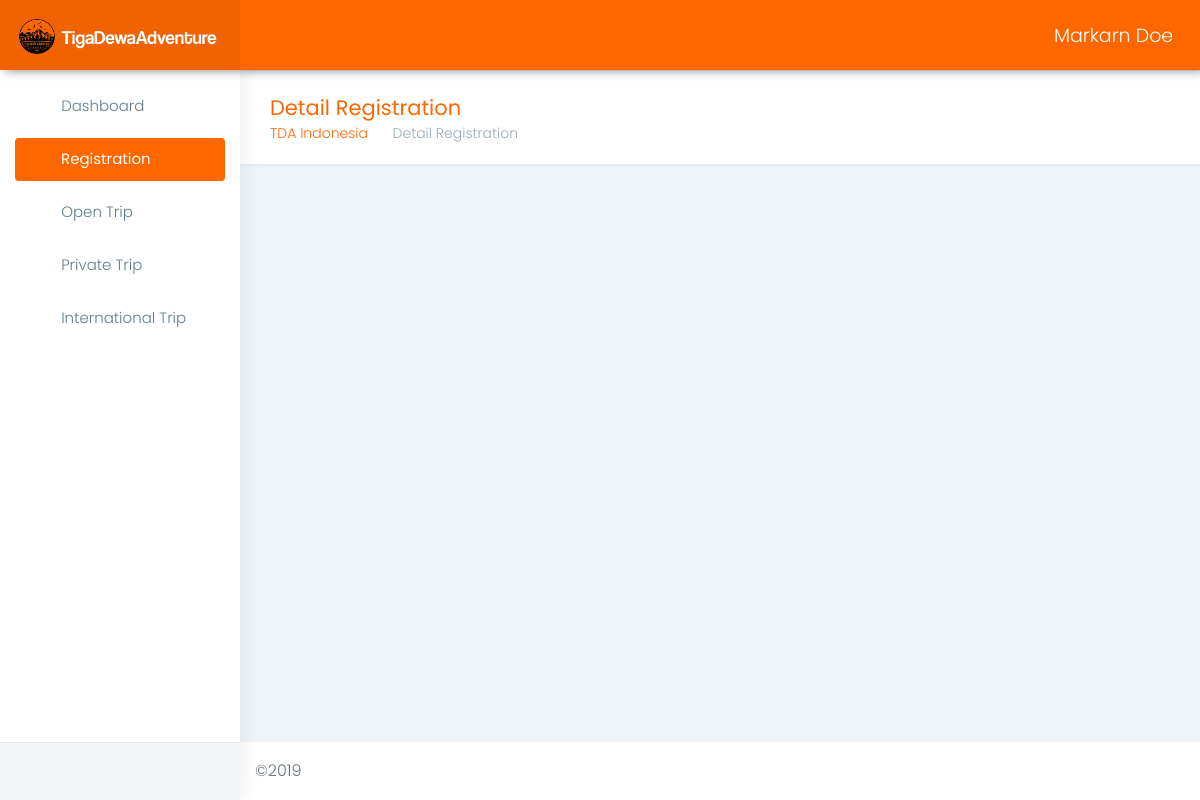
/index.php/_registration/detail/41, run on an earlier commit of the app's database.
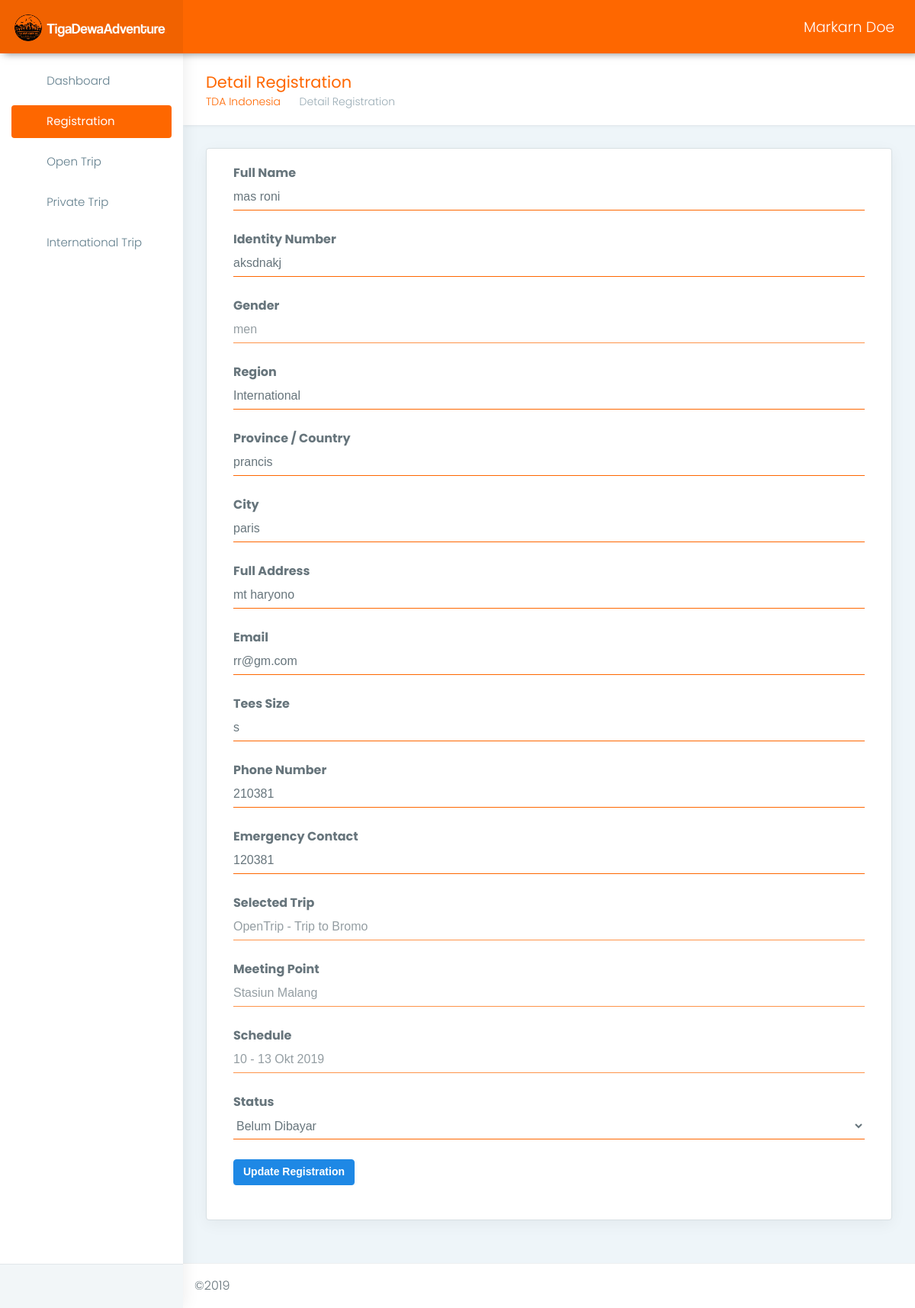
And on a later commit of the database.
### tables this page shows
CREATE TABLE `register` (
  `id_register` int(11) NOT NULL,
  `name` varchar(150) NOT NULL,
  `identityNumber` varchar(100) NOT NULL,
  `gender` enum('men','women') NOT NULL,
  `region` varchar(50) NOT NULL,
  `province` varchar(50) NOT NULL,
  `city` varchar(50) NOT NULL,
  `fullAddress` varchar(150) NOT NULL,
  `email` varchar(100) NOT NULL,
  `teesSize` enum('s','m','l','xl','xxl') NOT NULL,
  `phoneNumber` varchar(20) NOT NULL,
  `emergencyContact` varchar(50) NOT NULL,
  `id_schedule` int(11) NOT NULL,
  `id_pricing` int(11) NOT NULL,
  `bookingCode` varchar(20) NOT NULL,
  `status` enum('Belum Dibayar','Sudah Dibayar') NOT NULL,
  `id_opentrip` int(11) NOT NULL,
  `id_privatetrip` int(11) NOT NULL,
  `id_internationaltrip` int(11) NOT NULL
);

CREATE TABLE `opentrip` (
  `id_opentrip` int(11) NOT NULL,
  `OtripName` varchar(150) NOT NULL,
  `overview` text NOT NULL,
  `preparation` text NOT NULL,
  `tripImages` varchar(200) NOT NULL
);

CREATE TABLE `pricing` (
  `id_pricing` int(11) NOT NULL,
  `id_ot` int(11) DEFAULT NULL,
  `id_it` int(11) DEFAULT NULL,
  `id_pt` int(11) DEFAULT NULL,
  `meetingPoint` varchar(100) NOT NULL,
  `price` varchar(50) NOT NULL
);

CREATE TABLE `schedule` (
  `id_schedule` int(11) NOT NULL,
  `scheduleDate` varchar(50) NOT NULL,
  `ot_id` int(11) DEFAULT NULL,
  `pt_id` int(11) DEFAULT NULL,
  `it_id` int(11) DEFAULT NULL,
  `slot` int(11) NOT NULL
);

### application/controllers/_registration.php (called while the page is built, shortened)
<?php
class _registration extends CI_Controller {
	public function __construct()
	{
		$this->load->model('_registrationmodel');
	}
	public function detail($id_register)
	{
		$data['reg'] = $this->_registrationmodel->get_register_by_id($id_register);
		$this->load->view('admin/detail', $data);
	}
}

### index.php (called while the page is built, shortened)
<?php
require_once BASEPATH.'core/CodeIgniter.php';

### application/models/_registrationmodel.php (called while the page is built, shortened)
<?php
class _registrationmodel extends CI_Model {
	public function get_register_by_id($id_register)
	{
		return $this->db->join('pricing', 'pricing.id_pricing = register.id_pricing')
						->join('schedule', 'schedule.id_schedule = register.id_schedule' )
						->join('opentrip', 'opentrip.id_opentrip = register.id_opentrip')
						->join('privatetrip', 'privatetrip.id_privatetrip = register.id_privatetrip')
						->join('internationaltrip', 'internationaltrip.id_internationaltrip = register.id_internationaltrip')
						->where('id_register', $id_register)
						->get('register')->result();
	}
}

### application/views/admin/detail.php (the view, shortened to what the rows shown need)
<!DOCTYPE html>
<html lang="en">
<head>
    <link href="<?=base_url()?>assets_admin/plugins/bootstrap/css/bootstrap.min.css" rel="stylesheet">
    <link href="<?=base_url()?>assets_admin/plugins/chartist-js/dist/chartist.min.css" rel="stylesheet">
    <link href="<?=base_url()?>assets_admin/plugins/chartist-js/dist/chartist-init.css" rel="stylesheet">
    <link href="<?=base_url()?>assets_admin/plugins/chartist-plugin-tooltip-master/dist/chartist-plugin-tooltip.css" rel="stylesheet">
    <link href="<?=base_url()?>assets_admin/plugins/c3-master/c3.min.css" rel="stylesheet">
    <link href="<?=base_url()?>assets_admin/css/style.css" rel="stylesheet">
    <link href="<?=base_url()?>assets_admin/css/colors/blue.css" id="theme" rel="stylesheet">
    <link rel="stylesheet" type="text/css" href="https://cdn.datatables.net/1.10.20/css/jquery.dataTables.css">
</head>
<body class="fix-header fix-sidebar card-no-border">
    <div id="main-wrapper">
        <div class="page-wrapper">
            <div class="container-fluid">
                <?php foreach ( $reg as $r ) { ?>
                    <div class="row">
                        <div class="col-lg-12">
                            <div class="card">
                                <div class="card-block">
                                    <form method="post" action="<?=base_url()?>index.php/_registration/updatePembayaran" class="form-horizontal form-material">
                                        <div class="form-group">
                                            <label class="col-md-12 font-weight-bold">Full Name</label>
                                            <div class="col-md-12">
                                                <input value="<?php echo $r->name; ?>" type="text" name="fullname" id="fullname" class="form-control form-control-line">
                                            </div>
                                        </div>
                                        <div class="form-group">
                                            <label for="example-email" class="col-md-12 font-weight-bold">Identity Number</label>
                                            <div class="col-md-12">
                                                <input value="<?php echo $r->identityNumber; ?>" type="text" name="idno" id="idno" class="form-control form-control-line">
                                            </div>
                                        </div>
                                        <div class="form-group">
                                            <label class="col-md-12 font-weight-bold">Gender</label>
                                            <div class="col-md-12">
                                                <input readonly value="<?php echo $r->gender; ?>" type="text" name="gender" id="gender" class="form-control form-control-line">
                                            </div>
                                        </div>
                                        <div class="form-group">
                                            <label class="col-md-12 font-weight-bold">Region</label>
                                            <div class="col-md-12">
                                                <input value="<?php echo $r->region; ?>" type="text" name="region" id="region" class="form-control form-control-line">
                                            </div>
                                        </div>
                                        <div class="form-group">
                                            <label class="col-md-12 font-weight-bold">Province / Country</label>
                                            <div class="col-md-12">
                                                <input value="<?php echo $r->province; ?>" type="text" name="province" id="province" class="form-control form-control-line">
                                            </div>
                                        </div>
                                        <div class="form-group">
                                            <label class="col-sm-12 font-weight-bold">City</label>
                                            <div class="col-sm-12">
                                                <input value="<?php echo $r->city; ?>" type="text" name="city" id="city" class="form-control form-control-line">
                                            </div>
                                        </div>
                                        <div class="form-group">
                                            <label class="col-md-12 font-weight-bold">Full Address</label>
                                            <div class="col-md-12">
                                                <input value="<?php echo $r->fullAddress; ?>" type="text" name="address" id="address" class="form-control form-control-line">
                                            </div>
                                        </div>
                                        <div class="form-group">
                                            <label class="col-md-12 font-weight-bold">Email</label>
                                            <div class="col-md-12">
                                                <input value="<?php echo $r->email; ?>" type="text" name="email" id="email" class="form-control form-control-line">
                                            </div>
                                        </div>
                                        <div class="form-group">
                                            <label class="col-md-12 font-weight-bold">Tees Size</label>
                                            <div class="col-md-12">
                                                <input value="<?php echo $r->teesSize; ?>" type="text" name="email" id="email" class="form-control form-control-line">
                                            </div>
                                        </div>
                                        <div class="form-group">
                                            <label class="col-md-12 font-weight-bold">Phone Number</label>
                                            <div class="col-md-12">
                                                <input value="<?php echo $r->phoneNumber; ?>" type="number" name="phoneNumber" id="phoneNumber" class="form-control form-control-line">
                                            </div>
                                        </div>
                                        <div class="form-group">
                                            <label class="col-md-12 font-weight-bold">Emergency Contact</label>
                                            <div class="col-md-12">
                                                <input value="<?php echo $r->emergencyContact; ?>" type="number" name="emergencyContact" id="emergencyContact" class="form-control form-control-line">
                                            </div>
                                        </div>
                                        <div class="form-group">
                                            <label class="col-md-12 font-weight-bold">Selected Trip</label>
                                            <div class="col-md-12">
                                                <?php
                                                    if ($r->id_opentrip != 11111 && $r->id_privatetrip == 11111 && $r->id_internationaltrip == 11111) {
                                                        echo '
                                                            <input value="OpenTrip - '.$r->OtripName.'" type="text" name="st" id="st" class="form-control form-control-line" readonly>
                                                        ';
                                                    }
                                                ?>
                                            </div>
                                        </div>
                                        <div class="form-group">
                                            <label class="col-md-12 font-weight-bold">Meeting Point</label>
                                            <div class="col-md-12">
                                                <input readonly value="<?php echo $r->meetingPoint; ?>" type="text" name="mp" id="mp" class="form-control form-control-line">
                                            </div>
                                        </div>
                                        <div class="form-group">
                                            <label class="col-md-12 font-weight-bold">Schedule</label>
                                            <div class="col-md-12">
                                                <input readonly value="<?php echo $r->scheduleDate; ?>" type="text" name="sc" id="sc" class="form-control form-control-line">
                                            </div>
                                        </div>
                                        <div class="form-group">
                                            <label class="col-md-12 font-weight-bold">Status</label>
                                            <div class="col-md-12">
                                                <select name="status" id="status" class="form-control-line form-control">
                                                    <?php
                                                        if ($r->status == "Belum Dibayar") {
                                                            echo '
                                                                <option value="Belum Dibayar">Belum Dibayar</option>
                                                                <option value="Sudah Dibayar">Sudah Dibayar</option>
                                                            ';
                                                        }
                                                        else {
                                                            echo '<option value="Sudah Dibayar">Sudah Dibayar</option>';
                                                        }
                                                    ?>
                                                </select>
                                            </div>
                                        </div>
                                        <div class="form-group">
                                            <div class="col-sm-12">
                                                <input type="submit" class="btn btn-info font-weight-bold" value="Update Registration">
                                            </div>
                                        </div>
                                    </form>
                                </div>
                            </div>
                        </div>
                    </div>
                <?php }?>
            </div>
        </div>
    </div>
</body>
</html>

What changed in the data, as far as the page shows it:
now on this page (row edited): register: fullname "mas roni", idno "aksdnakj", gender "men", region "International", province "prancis", city "paris", address "mt haryono", email "rr@gm.com", email "s", phoneNumber "210381", emergencyContact "120381", st "OpenTrip - Trip to Bromo", mp "Stasiun Malang", sc "10 - 13 Okt 2019", status "Belum Dibayar"
